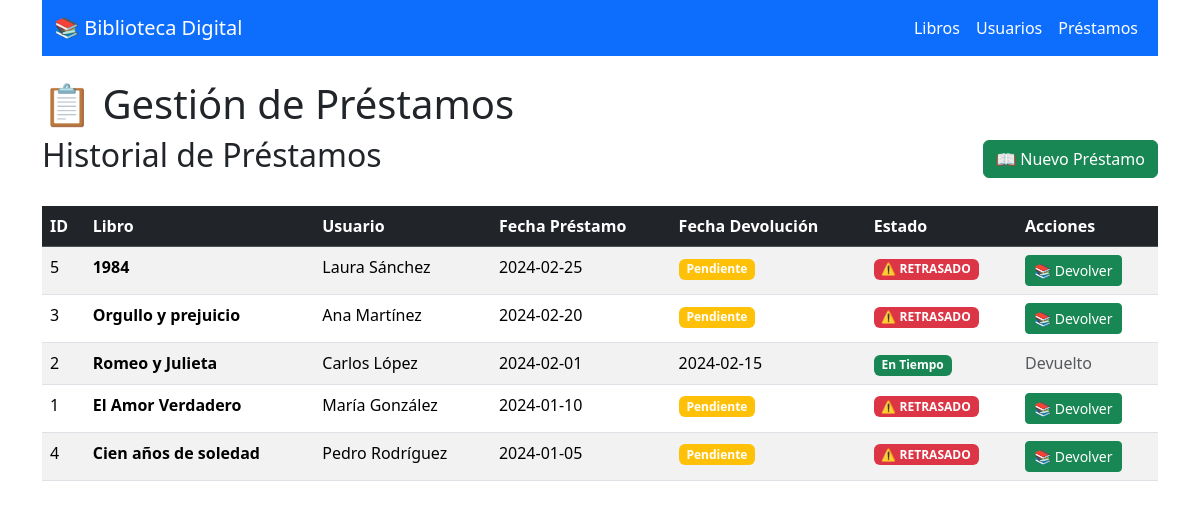
Screenshot of /prestamos with the database file from the repository.
### tables this page shows
CREATE TABLE prestamos (
            id INTEGER PRIMARY KEY AUTOINCREMENT,
            id_libro INTEGER NOT NULL,
            id_usuario INTEGER NOT NULL,
            fecha_prestamo DATE NOT NULL,
            fecha_devolucion DATE,
            FOREIGN KEY (id_libro) REFERENCES libros (id),
            FOREIGN KEY (id_usuario) REFERENCES usuarios (id)
        );

CREATE TABLE libros (
            id INTEGER PRIMARY KEY AUTOINCREMENT,
            titulo TEXT NOT NULL,
            autor TEXT NOT NULL,
            año INTEGER NOT NULL,
            disponible BOOLEAN DEFAULT 1
        );

CREATE TABLE usuarios (
            id INTEGER PRIMARY KEY AUTOINCREMENT,
            nombre TEXT NOT NULL,
            correo TEXT NOT NULL UNIQUE
        );

### app.py (the view)
@app.route('/prestamos')
def index_prestamos():
    conn = sqlite3.connect('biblioteca.db')
    conn.row_factory = sqlite3.Row
    cursor = conn.cursor()
    cursor.execute('''
        SELECT p.*, l.titulo, u.nombre as usuario_nombre,
               CASE
                   WHEN p.fecha_devolucion IS NULL AND date(p.fecha_prestamo) < date('now', '-15 days')
                   THEN 'RETRASADO'
                   ELSE 'EN TIEMPO'
               END as estado
        FROM prestamos p
        JOIN libros l ON p.id_libro = l.id
        JOIN usuarios u ON p.id_usuario = u.id
        ORDER BY p.fecha_prestamo DESC
    ''')
    prestamos = cursor.fetchall()
    conn.close()
    return render_template('index_prestamos.html', prestamos=prestamos)

### templates/index_prestamos.html
{% extends 'base.html' %}
{% block content %}
<h1>📋 Gestión de Préstamos</h1>
<div class="d-flex justify-content-between align-items-center mb-4">
    <h2>Historial de Préstamos</h2>
    <a href="/create_prestamo" class="btn btn-success">📖 Nuevo Préstamo</a>
</div>
<table class="table table-striped">
    <thead class="table-dark">
        <tr>
            <th>ID</th>
            <th>Libro</th>
            <th>Usuario</th>
            <th>Fecha Préstamo</th>
            <th>Fecha Devolución</th>
            <th>Estado</th>
            <th>Acciones</th>
        </tr>
    </thead>
    <tbody>
        {% for prestamo in prestamos %}
        <tr>
            <td>{{ prestamo.id }}</td>
            <td><strong>{{ prestamo.titulo }}</strong></td>
            <td>{{ prestamo.usuario_nombre }}</td>
            <td>{{ prestamo.fecha_prestamo }}</td>
            <td>
                {% if prestamo.fecha_devolucion %}
                {{ prestamo.fecha_devolucion }}
                {% else %}
                <span class="badge bg-warning">Pendiente</span>
                {% endif %}
            </td>
            <td>
                {% if prestamo.estado == 'RETRASADO' %}
                <span class="badge bg-danger">⚠️ RETRASADO</span>
                {% else %}
                <span class="badge bg-success">En Tiempo</span>
                {% endif %}
            </td>
            <td>
                {% if not prestamo.fecha_devolucion %}
                <a href="/devolver_libro/{{ prestamo.id }}" class="btn btn-success btn-sm"
                    onclick="return confirm('¿Marcar como devuelto?')">📚 Devolver</a>
                {% else %}
                <span class="text-muted">Devuelto</span>
                {% endif %}
            </td>
        </tr>
        {% endfor %}
    </tbody>
</table>
{% endblock %}

### rows the page displays
prestamos: id "5", titulo "1984", usuario_nombre "Laura Sánchez", fecha_prestamo "2024-02-25", shows "Pendiente", shows "⚠️ RETRASADO"
prestamos: id "3", titulo "Orgullo y prejuicio", usuario_nombre "Ana Martínez", fecha_prestamo "2024-02-20", shows "Pendiente", shows "⚠️ RETRASADO"
prestamos: id "2", titulo "Romeo y Julieta", usuario_nombre "Carlos López", fecha_prestamo "2024-02-01", fecha_devolucion "2024-02-15", shows "En Tiempo", shows "Devuelto"
prestamos: id "1", titulo "El Amor Verdadero", usuario_nombre "María González", fecha_prestamo "2024-01-10", shows "Pendiente", shows "⚠️ RETRASADO"
prestamos: id "4", titulo "Cien años de soledad", usuario_nombre "Pedro Rodríguez", fecha_prestamo "2024-01-05", shows "Pendiente", shows "⚠️ RETRASADO"
